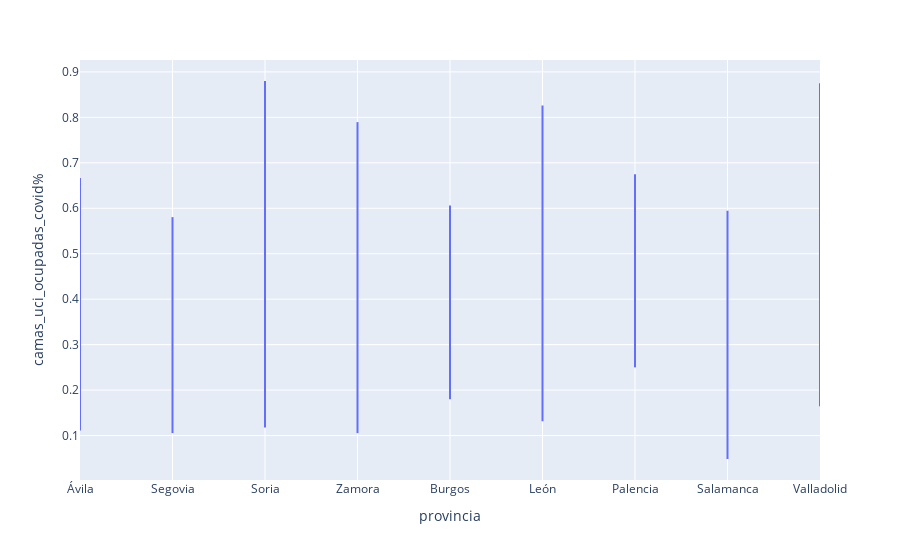

The code cell stored with this chart in its notebook:
### Code cell
import plotly.express as px
fig=px.line(df, x="provincia",y='camas_uci_ocupadas_covid%')
fig.show()

### Figure 1 — Plotly figure (JSON) as saved in the notebook; plotly's stock layout.template omitted (floating-point values rounded to 4 significant figures; data arrays with more than 128 entries replaced by an {"elided": "..."} marker saying what was removed)
{"data": [{"hovertemplate": "provincia=%{x}<br>camas_uci_ocupadas_covid%=%{y}<extra></extra>", "legendgroup": "", "line": {"color": "#636efa", "dash": "solid"}, "mode": "lines", "name": "", "showlegend": false, "type": "scattergl", "x": {"elided": "5962 str values"}, "xaxis": "x", "y": {"elided": "5962 float values"}, "yaxis": "y"}], "layout": {"legend": {"tracegroupgap": 0}, "margin": {"t": 60}, "xaxis": {"anchor": "y", "domain": [0, 1], "title": {"text": "provincia"}}, "yaxis": {"anchor": "x", "domain": [0, 1], "title": {"text": "camas_uci_ocupadas_covid%"}}}}
